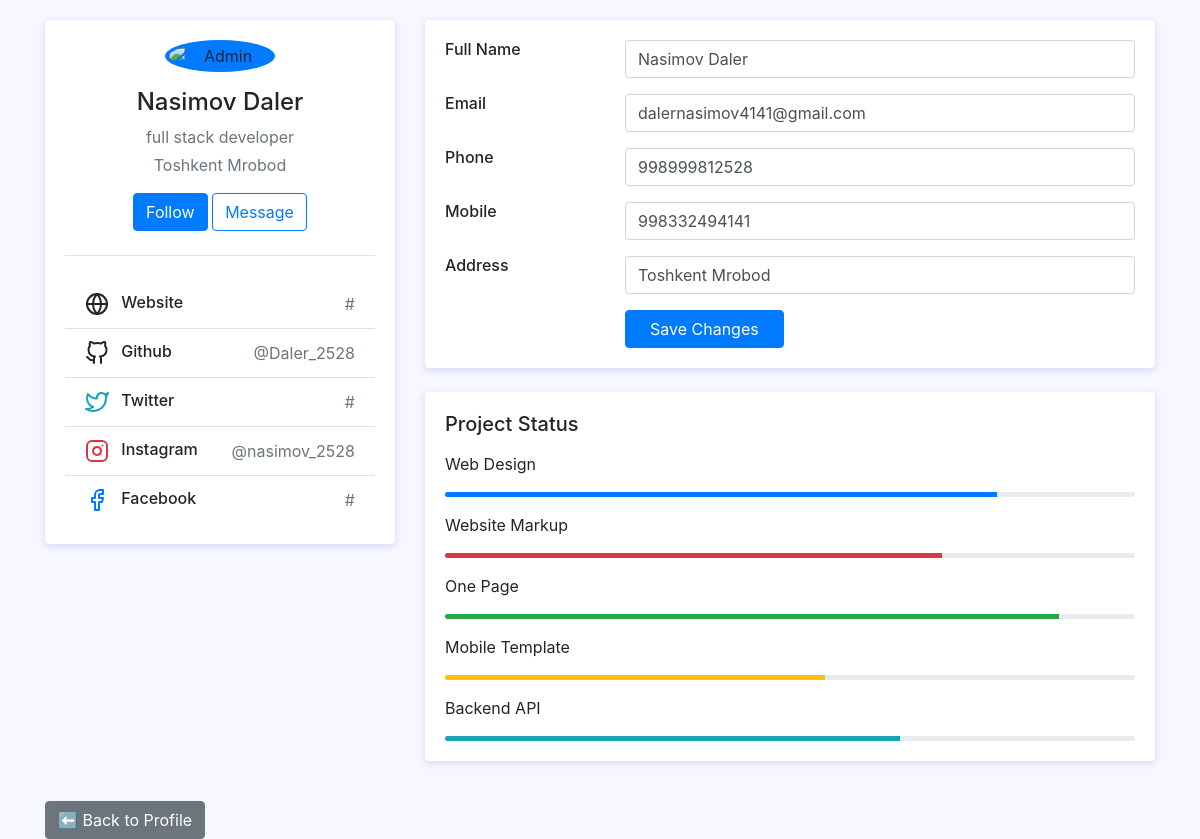
Screenshot of /profile-edit (signed in) with the database file from the repository.
### apps/models.py (models this page shows)
class User(AbstractUser):
    class JobChoicesField(TextChoices):
        FULL_STACK_DEVELOPEE = "full stack developer" , "Full Stack Developer"
        DESIGNER = "designer" , "Designer"
        FLATER = "flater" , "Flater"
    phone = CharField(max_length=12)
    mobile = CharField(max_length=12)
    address = CharField(max_length=255)
    added_on = models.DateTimeField(auto_now_add=True )
    job = CharField(max_length=255 , choices=JobChoicesField , default=JobChoicesField.FULL_STACK_DEVELOPEE)
    @property
    def fullname(self):
        return f"{self.first_name} {self.last_name}"

class Internet(models.Model):
    instagram_name = CharField(max_length=255 , default="-" , blank=True, null=True)
    website_name = CharField(max_length=255 , default="-" ,blank=True, null=True)
    twiiter_name = CharField(max_length=255 ,default="-" , blank=True, null=True)
    github_name = CharField(max_length=255 , default="-" , blank=True, null=True)
    facebook_name = CharField(max_length=255 , default="-" , blank=True, null=True)
    user_id = models.ForeignKey("apps.User", on_delete=models.CASCADE , related_name="internet_profiles")

### apps/views.py (the view, shortened to what this page needs)
# urls.py: path("profile-edit" , ProfileEditFormView.as_view() , name = "profile-edit"),
class ProfileEditFormView(FormView):
    form_class = ProfilEditForm
    template_name = "apps/profil-edit.html"
    success_url = reverse_lazy("profile")

### apps/forms.py
class ProfilEditForm(Form):
    fullname=CharField(max_length=255)
    email=CharField(max_length=255)
    phone=CharField(max_length=12)
    mobile=CharField(max_length=12)
    address=CharField(max_length=255)

### templates/apps/profil-edit.html (shortened to what this page needs)
<!DOCTYPE html>
<html lang="en">
<head itemscope itemtype="http://schema.org/WebSite">
</head>
<body>
<div id="snippetContent">
    <link rel="stylesheet" href="https://cdn.jsdelivr.net/npm/bootstrap@4.5.0/dist/css/bootstrap.min.css">
    <div class="container">
        <div class="main-body">
            <div class="row">
                <div class="col-lg-4">
                    <div class="card">
                        <div class="card-body">
                            <div class="d-flex flex-column align-items-center text-center"><img
                                    src="https://bootdey.com/img/Content/avatar/avatar6.png" alt="Admin"
                                    class="rounded-circle p-1 bg-primary" width="110">
                                <div class="mt-3"><h4>{{ request.user.fullname }}</h4>
                                    <p class="text-secondary mb-1">{{ request.user.job }}</p>
                                    <p class="text-muted font-size-sm">{{ request.user.address }}</p>
                                    <button class="btn btn-primary">Follow</button>
                                    <button class="btn btn-outline-primary">Message</button>
                                </div>
                            </div>
                            <hr class="my-4">
                            <ul class="list-group list-group-flush">
                                <li class="list-group-item d-flex justify-content-between align-items-center flex-wrap">
                                    <h6 class="mb-0">
                                        Website
                                    </h6>
                                    {% if request.user.internet_profiles.exists %}
                                    <span class="text-secondary">{{ request.user.internet_profiles.first.website_name }}</span>
                                    {% endif %}
                                </li>
                                <li class="list-group-item d-flex justify-content-between align-items-center flex-wrap">
                                    <h6 class="mb-0">
                                        Github
                                    </h6>
                                    {% if request.user.internet_profiles.exists %}
                                    <span class="text-secondary">{{ request.user.internet_profiles.first.github_name }}</span>
                                    {% endif %}
                                </li>
                                <li class="list-group-item d-flex justify-content-between align-items-center flex-wrap">
                                    <h6 class="mb-0">
                                        Twitter
                                    </h6>
                                    {% if request.user.internet_profiles.exists %}
                                    <span class="text-secondary">{{ request.user.internet_profiles.first.twiiter_name }}</span>
                                    {% endif %}
                                <li class="list-group-item d-flex justify-content-between align-items-center flex-wrap">
                                    <h6 class="mb-0">
                                        Instagram
                                    </h6>
                                      {% if request.user.internet_profiles.exists %}
                                    <span class="text-secondary">{{ request.user.internet_profiles.first.instagram_name }}</span>
                                    {% endif %}
                                <li class="list-group-item d-flex justify-content-between align-items-center flex-wrap">
                                    <h6 class="mb-0">
                                        Facebook
                                    </h6>
                                      {% if request.user.internet_profiles.exists %}
                                    <span class="text-secondary">{{ request.user.internet_profiles.first.facebook_name }}</span>
                                    {% endif %}
                            </ul>
                        </div>
                    </div>
                </div>
                <div class="col-lg-8">
                    <div class="card">
                        <div class="card-body">
                            <form action="#" method="post">
                                <div class="row mb-3">
                                    <div class="col-sm-3"><h6 class="mb-0">Full Name</h6></div>
                                    <div class="col-sm-9 text-secondary"><input type="text" class="form-control"
                                                                                name="fullname"
                                                                                value="{{ request.user.fullname }}">
                                    </div>
                                </div>
                                <div class="row mb-3">
                                    <div class="col-sm-3"><h6 class="mb-0">Email</h6></div>
                                    <div class="col-sm-9 text-secondary"><input type="text" class="form-control"
                                                                                name="email"
                                                                                value="{{ request.user.email }}"></div>
                                </div>
                                <div class="row mb-3">
                                    <div class="col-sm-3"><h6 class="mb-0">Phone</h6></div>
                                    <div class="col-sm-9 text-secondary"><input type="text" class="form-control"
                                                                                name="phone"
                                                                                value="{{ request.user.phone }}"></div>
                                </div>
                                <div class="row mb-3">
                                    <div class="col-sm-3"><h6 class="mb-0">Mobile</h6></div>
                                    <div class="col-sm-9 text-secondary"><input type="text" class="form-control"
                                                                                name="mobile"
                                                                                value="{{ request.user.mobile }}"></div>
                                </div>
                                <div class="row mb-3">
                                    <div class="col-sm-3"><h6 class="mb-0">Address</h6></div>
                                    <div class="col-sm-9 text-secondary"><input type="text" class="form-control"
                                                                                name="address"
                                                                                value="{{ request.user.address }}">
                                    </div>
                                </div>
                                <div class="row">
                                    <div class="col-sm-3"></div>
                                    <div class="col-sm-9 text-secondary"><input type="submit"
                                                                                class="btn btn-primary px-4"
                                                                                value="Save Changes"></div>
                                </div>
                            </form>
                        </div>
                    </div>
                    <div class="row">
                        <div class="col-sm-12">
                            <div class="card">
                                <div class="card-body"><h5 class="d-flex align-items-center mb-3">Project Status</h5>
                                    <p>Web Design</p>
                                    <div class="progress mb-3" style="height: 5px">
                                        <div class="progress-bar bg-primary" role="progressbar" style="width: 80%"
                                             aria-valuenow="80" aria-valuemin="0" aria-valuemax="100"></div>
                                    </div>
                                    <p>Website Markup</p>
                                    <div class="progress mb-3" style="height: 5px">
                                        <div class="progress-bar bg-danger" role="progressbar" style="width: 72%"
                                             aria-valuenow="72" aria-valuemin="0" aria-valuemax="100"></div>
                                    </div>
                                    <p>One Page</p>
                                    <div class="progress mb-3" style="height: 5px">
                                        <div class="progress-bar bg-success" role="progressbar" style="width: 89%"
                                             aria-valuenow="89" aria-valuemin="0" aria-valuemax="100"></div>
                                    </div>
                                    <p>Mobile Template</p>
                                    <div class="progress mb-3" style="height: 5px">
                                        <div class="progress-bar bg-warning" role="progressbar" style="width: 55%"
                                             aria-valuenow="55" aria-valuemin="0" aria-valuemax="100"></div>
                                    </div>
                                    <p>Backend API</p>
                                    <div class="progress" style="height: 5px">
                                        <div class="progress-bar bg-info" role="progressbar" style="width: 66%"
                                             aria-valuenow="66" aria-valuemin="0" aria-valuemax="100"></div>
                                    </div>
                                </div>
                            </div>
                        </div>
                    </div>
                </div>
            </div>
        </div>
    </div>
</div>
</body>
</html>
<!DOCTYPE html>
<html lang="en">
<head itemscope itemtype="http://schema.org/WebSite">
    <link rel="stylesheet" href="https://cdn.jsdelivr.net/npm/bootstrap@4.5.0/dist/css/bootstrap.min.css">
</head>
<body>
<div id="snippetContent">
    <div class="container">
        <div class="main-body">
                    <div class="mt-3">
                        <button class="btn btn-secondary" onclick="goToProfile()">⬅ Back to Profile</button>
                    </div>
                </div>
            </div>
        </div>
</body>
</html>

### templates/apps/profil-edit.html (style rules this page uses)
body { background: #f7f7ff; margin-top: 20px; }
.card { position: relative; display: flex; flex-direction: column; min-width: 0; word-wrap: break-word; background-color: #fff; background-clip: border-box; border: 0 solid transparent; border-radius: .25rem; margin-bottom: 1.5rem; box-shadow: 0 2px 6px 0 rgb(218 218 253 / 65%), 0 2px 6px 0 rgb(206 206 238 / 54%); }
.me-2 { margin-right: .5rem !important; }

### rows the page displays
User: user.fullname "Nasimov Daler", user.job "full stack developer", user.address "Toshkent Mrobod", user.internet_profiles.first.website_name "#", user.internet_profiles.first.github_name "@Daler_2528", user.internet_profiles.first.twiiter_name "#", user.internet_profiles.first.instagram_name "@nasimov_2528", user.internet_profiles.first.facebook_name "#", fullname "Nasimov Daler", email "dalernasimov4141@gmail.com", phone "998999812528", mobile "998332494141", address "Toshkent Mrobod"
